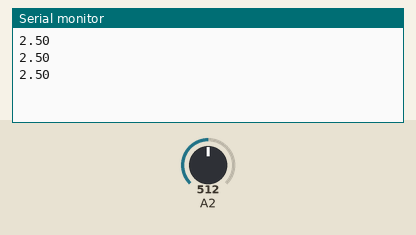
Simulated run of this sketch. Board: Arduino Uno, built with avr-gcc and run on an emulated ATmega328P. Parts: the last lines printed to the serial monitor. The test bench sets the inputs (shaded band); at power-on: A2 = 512.

Above: at 1.3 s.
1.4 s: A2 set to 716
At 1.8 s:
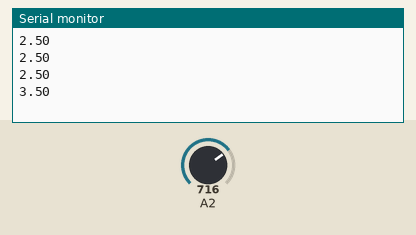
2.9 s: A2 set to 900
At 3.4 s:
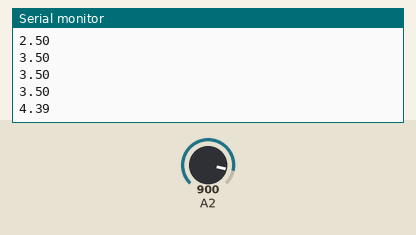
Timing chart, 0 to 5.9 s (numbered marks = the images above; inputs shaded):
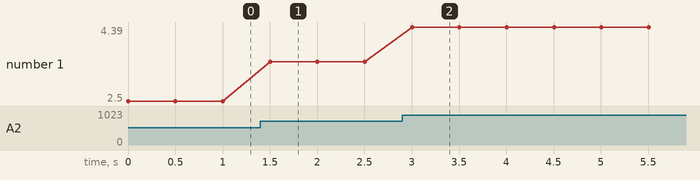

The sketch:

Turbidity.ino
```cpp
void setup() {
  Serial.begin(9600); //Baud rate: 9600
}
void loop() {
  int sensorValue = analogRead(A2);// read the input on analog pin 0:
  float voltage = sensorValue * (5.0 / 1024.0); // Convert the analog reading (which goes from 0 - 1023) to a voltage (0 - 5V):
  Serial.println(voltage); // print out the value you read:
  delay(500);
}
```

Measured:
- after the input at 1.4 s, the serial monitor: prints a new line after 0.10 s (image 1)
- after the input at 2.9 s, the serial monitor: prints a new line after 0.10 s (image 2)
- plotted number 1: 2.5 → 3.5 after the input at 1.4 s, 3.5 → 4.39 after the input at 2.9 s
